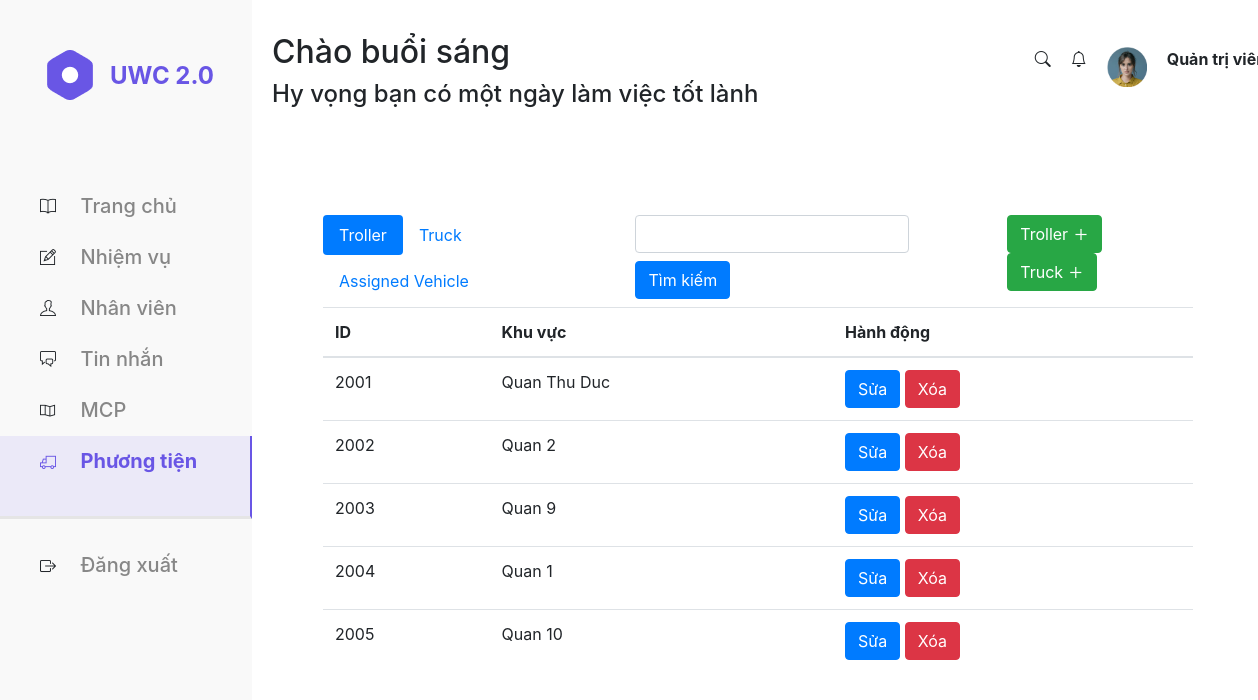
Page /Front-end/manageVehicle.php on the earlier database version.
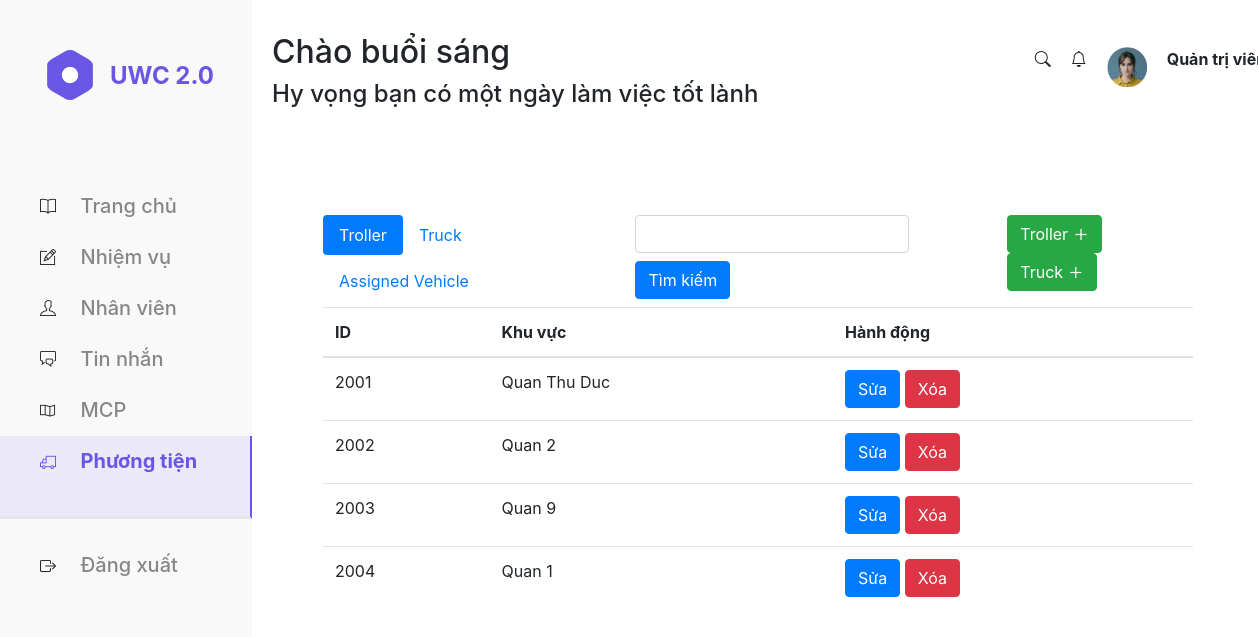
Same page on the later database version.
### tables this page shows
CREATE TABLE `troller` (
  `troller_id` varchar(50) NOT NULL,
  `area` varchar(255) DEFAULT NULL
);

### Front-end/manageVehicle.php (the view, shortened to what the changed rows need)
<?php
require_once 'connection.php';
?>
<!DOCTYPE html>
<html lang="en">
<head>
    <link rel="stylesheet" type="text/css" href="./css/Task.css    ">
    <link rel="stylesheet" type="text/css" href="./css/bar.css    ">
    <link rel="stylesheet" type="text/css" href="./assets/font_icon/themify-icons-font/themify-icons/themify-icons.css">
    <link rel="stylesheet" href="https://pro.fontawesome.com/releases/v5.10.0/css/all.css" />
    <link rel="stylesheet" href="https://cdn.jsdelivr.net/npm/bootstrap-icons@1.3.0/font/bootstrap-icons.css">
    <link rel="stylesheet" href="https://cdn.jsdelivr.net/npm/bootstrap@4.6.2/dist/css/bootstrap.min.css">
</head>
<body>
    <div id="container">
        <div id="topbar">
            <div id="greeting">
                <h2>Chào buổi sáng</h2>
            </div>
        </div>
        <div id="content">
            <div class="tab-content">
                <div class="tab-pane container active" id="Troller">
                    <table class="table table-hover">
                        <thead>
                            <tr>
                                <th>ID</th>
                                <th>Khu vực</th>
                                <th>Hành động</th>
                            </tr>
                        </thead>
                        <tbody>
                            <?php
                            if (isset($_GET["search"]) && !empty($_GET["search"])) {
                                $str = $_GET['search'];
                                $query = "SELECT * from `troller` where `troller_id` REGEXP '$str+' order by `troller_id`";
                            } else $query = "SELECT * from `troller` order by `troller_id`";
                            $result = mysqli_query($conn, $query);
                            while ($r = mysqli_fetch_assoc($result)) {
                            ?>
                                <tr>
                                    <td><?php echo $r['troller_id']; ?></td>
                                    <td><?php echo $r['area']; ?></td>
                                    <td>
                                        <a name="ID" href="editTroller.php?ID=<?php echo $r['troller_id']; ?>" class="btn btn-primary">Sửa</a>
                                        <a name="ID" href="deleteTroller.php?ID=<?php echo $r['troller_id']; ?>" onclick="return confirm('Bạn có muốn xóa troller này?')" class="btn btn-danger">Xóa</a>
                                    </td>
                                </tr>
                            <?php
                            }
                            ?>
                        </tbody>
                    </table>
                </div>
            </div>
        </div>
    </div>
</body>
                            <?php
                            include "selectJanitor.php"
                            ?>
</html>

Differences in the rows shown:
removed troller: troller_id "2005", area "Quan 10"
